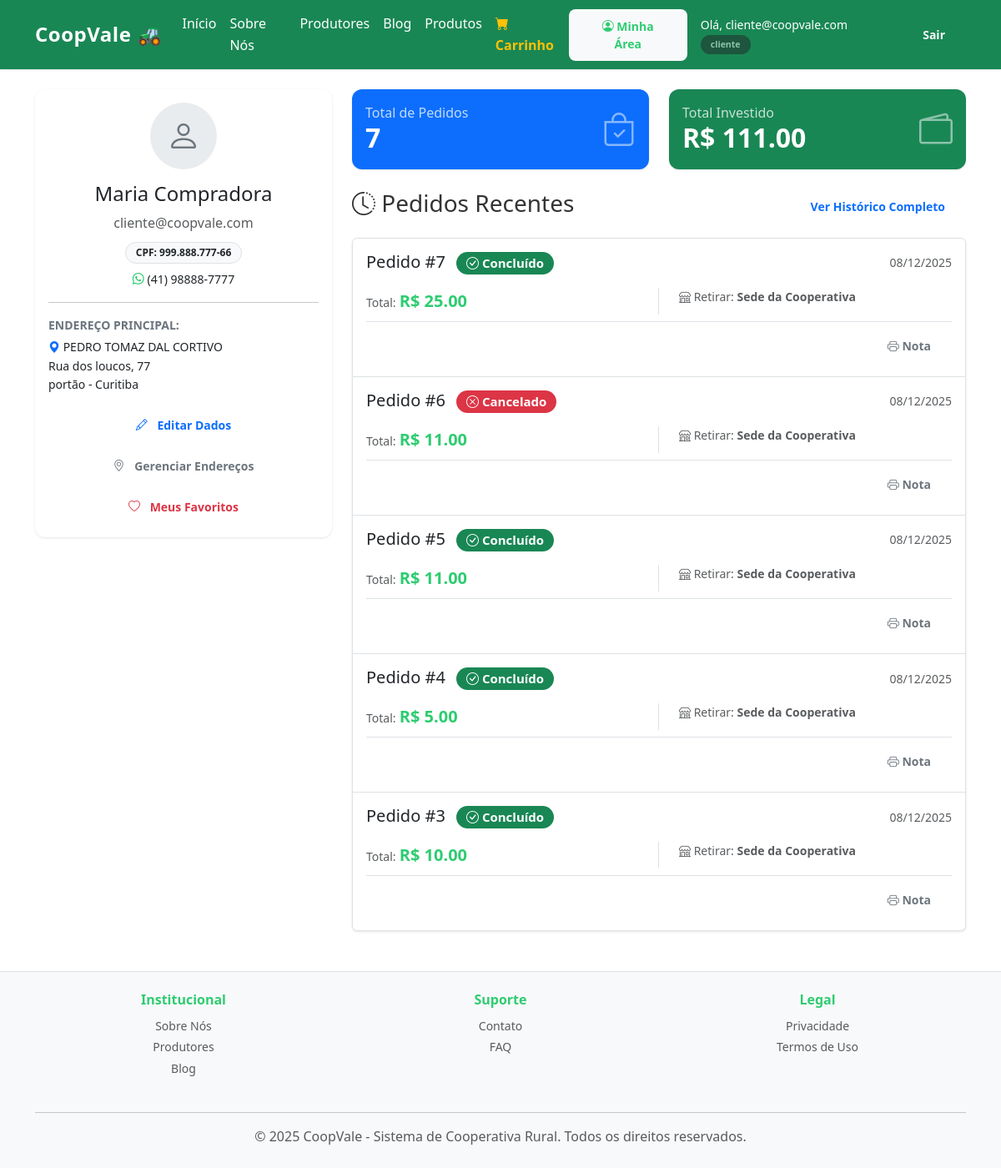
Before: /cliente/painel (signed in) with the older database file.
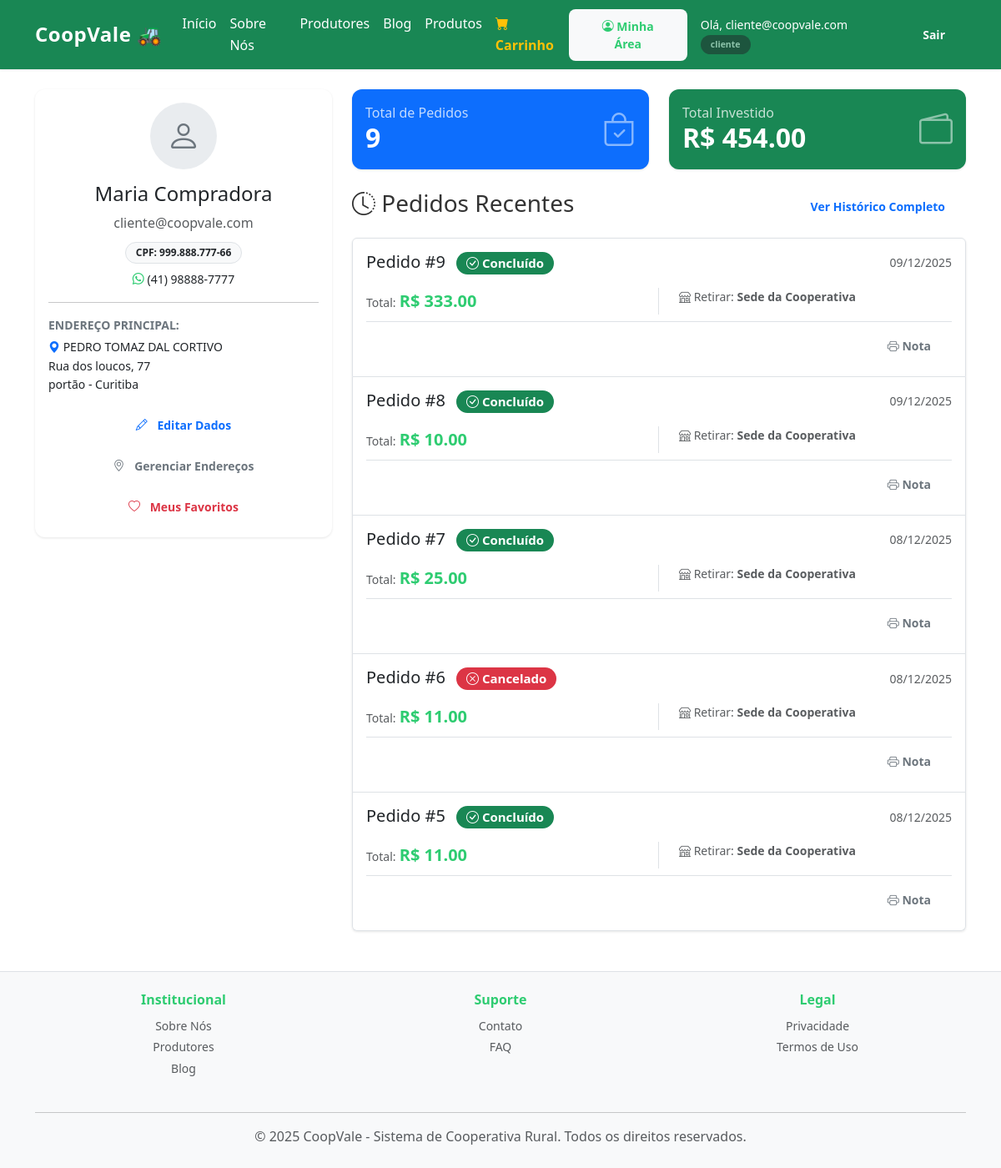
After: the same page with the newer database file.
### app/models/models.py (models this page shows)
class Pedido(db.Model):
    id = db.Column(db.Integer, primary_key=True)
    cliente_id = db.Column(db.Integer, db.ForeignKey(
        'cliente.id'), nullable=False)
    data = db.Column(db.DateTime, default=datetime.utcnow)
    status = db.Column(db.String(20), default='Aguardando')
    forma_pagamento = db.Column(db.String(50))
    total = db.Column(db.Float, default=0.0)
    data_agendada = db.Column(db.Date, nullable=True)
    ponto_retirada_id = db.Column(
        db.Integer, db.ForeignKey('ponto_retirada.id'), nullable=True)
    taxa_entrega = db.Column(db.Float, default=0.0)
    regiao_id = db.Column(
        db.Integer, db.ForeignKey('regiao.id'), nullable=True)
    regiao = db.relationship('Regiao')
    ponto_retirada = db.relationship('PontoRetirada')
    itens = db.relationship('ItemPedido', backref='pedido', lazy=True)

class PontoRetirada(db.Model):
    id = db.Column(db.Integer, primary_key=True)
    nome = db.Column(db.String(100), nullable=False)
    endereco = db.Column(db.String(200), nullable=False)
    horarios = db.Column(db.String(100))

### app/blueprints/cliente/routes.py (the view)
@cliente_bp.route("/painel")
@login_required
def painel():
    if current_user.tipo_usuario != 'cliente':
        flash("Acesso restrito a clientes.")
        return redirect(url_for('index'))
    todos_pedidos = Pedido.query.filter_by(
        cliente_id=current_user.cliente.id).all()
    total_pedidos = len(todos_pedidos)
    pedidos_concluidos = [p for p in todos_pedidos if p.status == 'Entregue']
    total_gasto = sum([p.total for p in pedidos_concluidos])
    ultimos_pedidos = sorted(
        todos_pedidos, key=lambda x: x.data, reverse=True)[:5]
    from app.models.models import Endereco
    endereco_principal = Endereco.query.filter_by(
        cliente_id=current_user.cliente.id, principal=True).first()
    if not endereco_principal:
        endereco_principal = Endereco.query.filter_by(
            cliente_id=current_user.cliente.id).first()
    return render_template("cliente/painel.html",
                           pedidos=ultimos_pedidos,
                           total_pedidos=total_pedidos,
                           total_gasto=total_gasto,
                           endereco_principal=endereco_principal)

### app/models/models.py (called while the page is built)
    @property
    def is_active(self):
        return self.ativo

### app/templates/cliente/painel.html (shortened to what the changed rows need)
{% extends "base.html" %}
{% block conteudo %}
<div class="row">
    <div class="col-md-8">
        <div class="row mb-4">
            <div class="col-md-6">
                <div class="card bg-primary text-white shadow-sm">
                    <div class="card-body d-flex justify-content-between align-items-center">
                        <div>
                            <h6 class="mb-0 opacity-75">Total de Pedidos</h6>
                            <h2 class="mb-0 fw-bold">{{ total_pedidos }}</h2>
                        </div>
                    </div>
                </div>
            </div>
            <div class="col-md-6">
                <div class="card bg-success text-white shadow-sm">
                    <div class="card-body d-flex justify-content-between align-items-center">
                        <div>
                            <h6 class="mb-0 opacity-75">Total Investido</h6>
                            <h2 class="mb-0 fw-bold">R$ {{ "%.2f"|format(total_gasto) }}</h2>
                        </div>
                    </div>
                </div>
            </div>
        </div>
        {% if pedidos %}
        <div class="list-group shadow-sm">
            {% for p in pedidos %}
            <div class="list-group-item list-group-item-action p-3" aria-current="true">
                <div class="d-flex w-100 justify-content-between align-items-center mb-2">
                    <h5 class="mb-0">
                        Pedido #{{ p.id }}
                        {% if p.status == 'Entregue' %}
                        <span class="badge bg-success ms-2"><i class="bi bi-check-circle"></i> Concluído</span>
                        {% elif p.status == 'Cancelado' %}
                        <span class="badge bg-danger ms-2"><i class="bi bi-x-circle"></i> Cancelado</span>
                        {% else %}
                        <span class="badge bg-warning text-dark ms-2">{{ p.status }}</span>
                        {% endif %}
                    </h5>
                    <small class="text-muted">{{ p.data.strftime('%d/%m/%Y') }}</small>
                </div>
                <div class="row mb-2 mt-3">
                    <div class="col-md-6 border-end">
                        <span class="text-muted small">Total:</span>
                        <strong class="text-success fs-5">R$ {{ "%.2f"|format(p.total) }}</strong>
                    </div>
                    <div class="col-md-6 ps-md-4">
                        <small class="text-muted d-block">
                            {% if p.ponto_retirada %}
                            <i class="bi bi-shop"></i> Retirar: <strong>{{ p.ponto_retirada.nome }}</strong>
                            {% elif p.regiao %}
                            <i class="bi bi-truck"></i> Entrega: <strong>{{ p.regiao.nome }}</strong>
                            {% endif %}
                        </small>
                    </div>
                </div>
                <div class="mt-2 pt-2 border-top d-flex gap-2 justify-content-end">
                    <a href="{{ url_for('pedidos.comprovante', pedido_id=p.id) }}" target="_blank"
                        class="btn btn-sm btn-outline-secondary">
                        <i class="bi bi-printer"></i> Nota
                    </a>
                </div>
            </div>
            {% endfor %}
        </div>
        {% else %}
        <div class="alert alert-info text-center py-5 shadow-sm">
            <i class="bi bi-bag-plus fs-1 text-muted mb-3 d-block"></i>
            <h4>Você ainda não tem pedidos recentes.</h4>
            <a href="{{ url_for('produtos.listar_produtos') }}" class="btn btn-success mt-2 btn-lg">Ir às Compras</a>
        </div>
        {% endif %}
    </div>
</div>
{% endblock %}

Changed rows visible on the page:
no longer on this page (row unchanged): Pedido: id "4", status "Entregue" (drawn), data "08/12/2025", total "5.00", ponto_retirada.nome "Sede da Cooperativa"
no longer on this page (row unchanged): Pedido: id "3", status "Entregue" (drawn), data "08/12/2025", total "10.00", ponto_retirada.nome "Sede da Cooperativa"
added Pedido: id "9", status "Entregue" (drawn), data "09/12/2025", total "333.00", ponto_retirada.nome "Sede da Cooperativa"
added Pedido: id "8", status "Entregue" (drawn), data "09/12/2025", total "10.00", ponto_retirada.nome "Sede da Cooperativa"
Other visible differences:
{{ total_pedidos }}: "7" → "9"
{{ "%.2f"|format(total_gasto) }}: "111.00" → "454.00"
